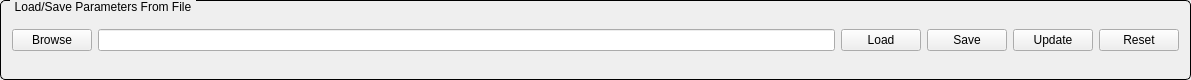
   <widget class="QGroupBox" name="titleGroupBox_3">
    <property name="geometry">
     <rect>
      <x>10</x>
      <y>480</y>
      <width>1191</width>
      <height>80</height>
     </rect>
    </property>
    <property name="styleSheet">
     <string notr="true">QGroupBox {
    border: 1px solid black;
    border-radius: 5px;
    margin-top: 0.5em;
}

QGroupBox::title {
    subcontrol-origin: margin;
    left: 10px;
    padding: 0 3px 0 3px;
}</string>
    </property>
    <property name="title">
     <string>Load/Save Parameters From File</string>
    </property>
    <layout class="QHBoxLayout" name="horizontalLayout">
     <item>
      <widget class="QPushButton" name="btnBrowse">
       <property name="text">
        <string>Browse</string>
       </property>
      </widget>
     </item>
     <item>
      <widget class="QLineEdit" name="txtFile"/>
     </item>
     <item>
      <widget class="QPushButton" name="btnLoad">
       <property name="text">
        <string>Load</string>
       </property>
      </widget>
     </item>
     <item>
      <widget class="QPushButton" name="btnSave">
       <property name="text">
        <string>Save</string>
       </property>
      </widget>
     </item>
     <item>
      <widget class="QPushButton" name="btnUpdateParameters">
       <property name="text">
        <string>Update</string>
       </property>
      </widget>
     </item>
     <item>
      <widget class="QPushButton" name="btnResetParameters">
       <property name="text">
        <string>Reset</string>
       </property>
      </widget>
     </item>
    </layout>
   </widget>
